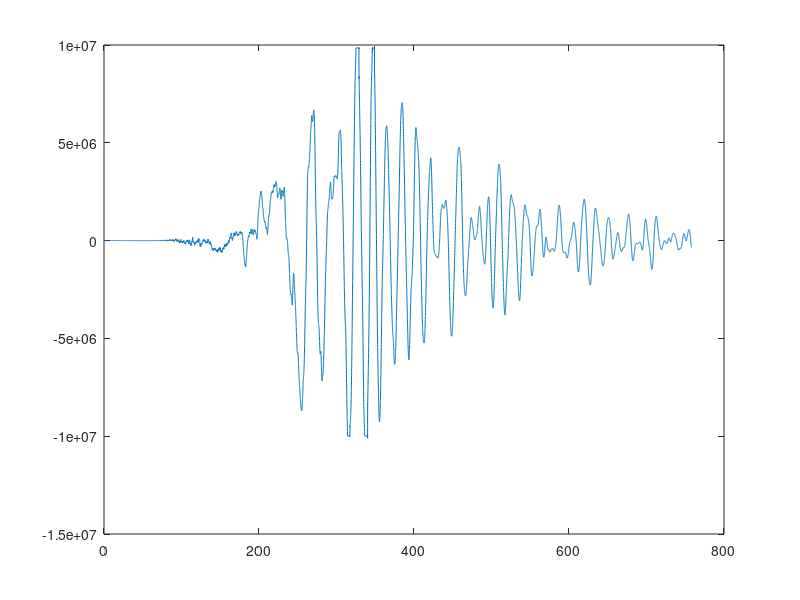
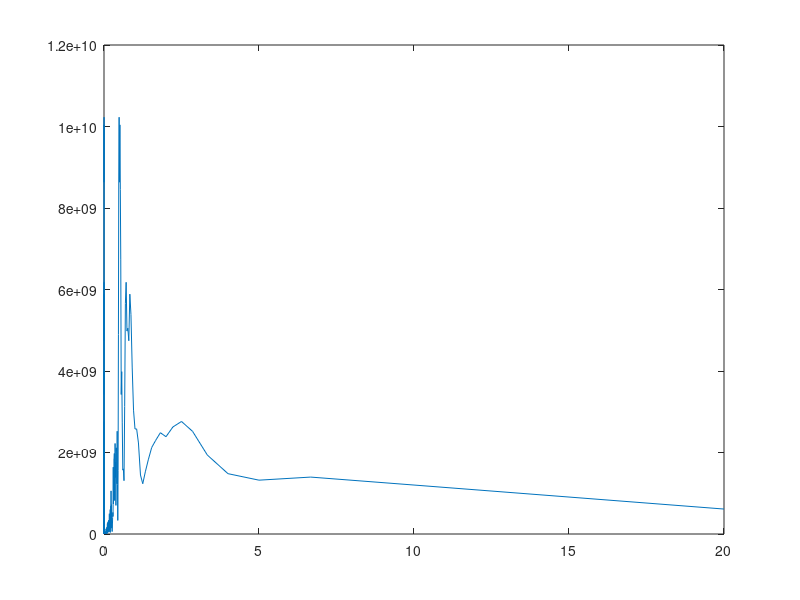

MATLAB code for these plots, in order:
% Practice Fourier Analysis

BHE=load('BHE.txt')

time=0:1/20:(length(BHE)-1)/20

figure 

plot(time, BHE)

BHEfft=fft(BHE)

ReBHEfft=abs(BHEfft)

figure

Freq=1./time


plot(Freq, ReBHEfft)
hold on
ylim([0 12*10^9])
xlim([0, 20])
hold off



